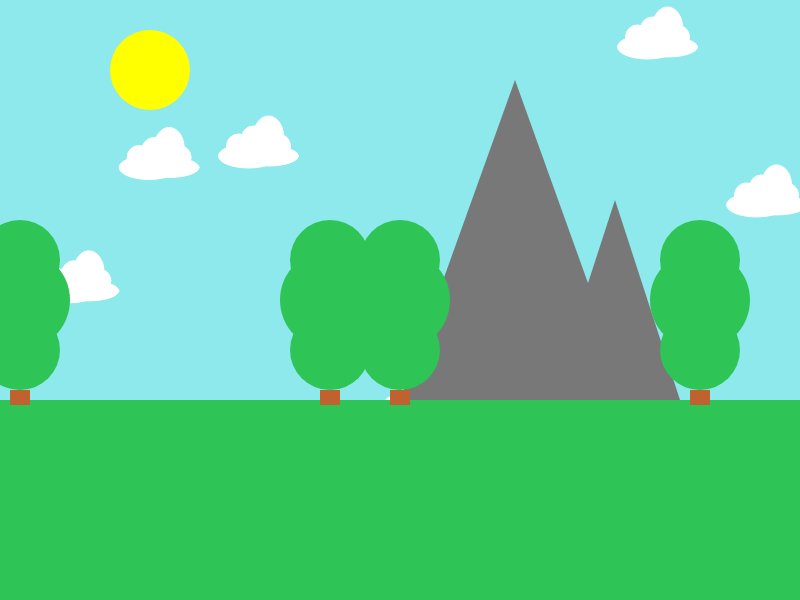
Frame 1 (no input)
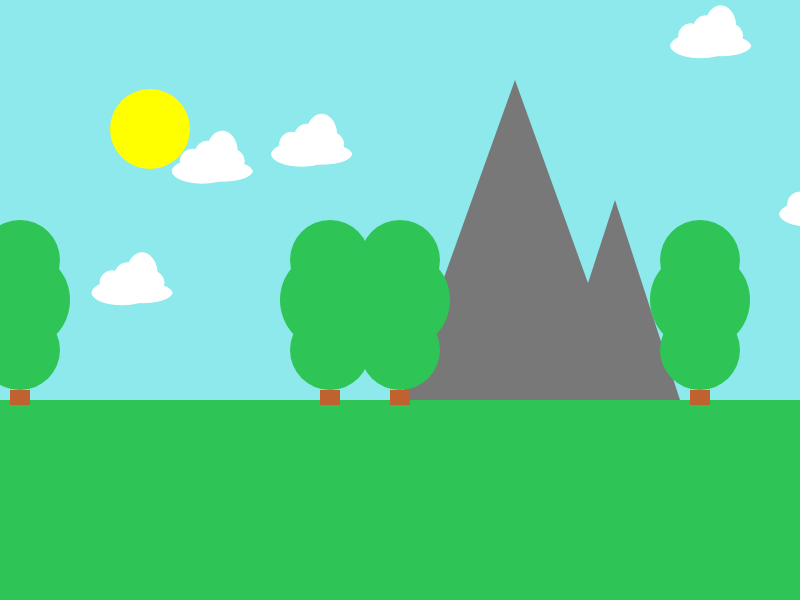
Frame 60 (no input)
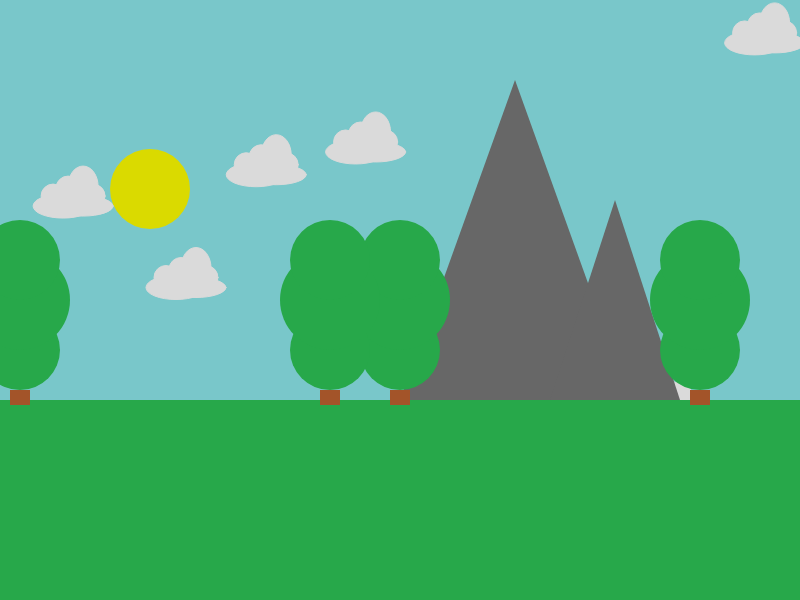
Frame 120 (the mouse pressed at the canvas centre since frame 60)

The p5.js sketch that drew these frames (run headless with seeded random() and noise() and a simulated clock; from frame 60 on, the mouse is pressed at the canvas centre):

// p5.js sketch
// ── sketch.js
var groundHeight;
var mountain1;
var mountain2;

var tree;

var moon;

var sun;

var darkness;
var brightness; 

let ySpeed = 1;
let mSpeed = 1;

var clouds = [];


colors = ["#8EE9EC", "#FFB300", "#071C71"];

function setup()
{
	createCanvas(800, 600);
    
    let r = random(0,15);
    for (var i = 0; i < r; i++) {
        clouds[i] = new Cloud(); 
    }
	//set the groundHeight proportional to the canvas size
	groundHeight = (height / 3) * 2;

	mountain1 = {
		x: 400,
		y: groundHeight,
		height: 320,
		width: 230
	};
	mountain2 = {
		x: 550,
		y: groundHeight,
		height: 200,
		width: 130
	};

	//initalise the tree object
	tree = {
		x: 150,
		y: groundHeight + 20,
		trunkWidth: 40,
		trunkHeight: 150,
		canopyWidth: 120,
		canopyHeight: 100
	};

    //initalise the sun 
	sun = {
		x: 150,
		y: 70,
		diameter: 80,
	};

    moon = {
        x: 650,
        y: 530,
        diameter: 80,
    };

	//set the initial darkness
	darkness = 0;
}


function draw()
{
	//draw the sky
	background(colors[0]);
    if (sun.y == 70 || sun.y < 230) {
        background(colors[0]);
    } else if (sun.y > 230 && sun.y < 300) {
        background(colors[1]);
    } else {
        background(colors[2]);
    }
    
	noStroke();

	//draw the sun
	fill(255, 255, 0);
	ellipse(sun.x, sun.y, sun.diameter);

    // SUN MOVEMENT
    if (sun.y > 530) {
        ySpeed = -ySpeed;
    } else if (sun.y < 70){
        ySpeed = Math.abs(ySpeed);
    }
    sun.y = sun.y + ySpeed;
    
    
    fill(232,232,232);
    ellipse(moon.x, moon.y, moon.diameter);
    
    // MOON MOVEMENT 
    if (moon.y > 530){
        mSpeed = -mSpeed;
    } else if (moon.y < 70){
        mSpeed = Math.abs(mSpeed);
    }
    moon.y = moon.y + mSpeed;
    
    let xPos=350;
    let yPos=350;
    // stars
    if (moon.y < height/2){
        stroke('silver');
        strokeWeight(1)
        line(xPos-293,yPos-29,xPos-280,yPos-39);
        strokeWeight(1.2)
        line(xPos-225,yPos-217,xPos-205,yPos-237);
        strokeWeight(1.1)
        line(xPos+363,yPos-239,xPos+387,yPos-255);
        strokeWeight(1.33)
        line(xPos+94,yPos-100,xPos+127,yPos-113);
        strokeWeight(0.8)
        line(xPos+427,yPos+50,xPos+463,yPos+25);
        strokeWeight(0.33)
        line(xPos-161,yPos+39,xPos-127,yPos+17);
        strokeWeight(1.13)
        line(xPos+367,yPos-93,xPos+407,yPos-117);
        
        // stars
        noStroke();
        fill(248,248,248);
        ellipse(200, 20, 10,10);
        ellipse(450, 240, 10,10);
        ellipse(60, 40,5,5);
        ellipse(660, 70, 10,10);
        ellipse(240, 120, 8,8);
        ellipse(240, 120, 8,8);
        ellipse(550, 300, 5,5);
        ellipse(160, 140, 10,10);
        ellipse(680, 170, 10,10);
        ellipse(50, 30, 10,10);
        ellipse(450, 540, 10,10);
        ellipse(60, 120, 5,5);
        ellipse(550, 30, 10,10);
        ellipse(160, 40, 10,10);
        ellipse(680, 50, 5,5);
        ellipse(380, 250, 5,5);
        ellipse(360, 220, 10,10);
        ellipse(180, 250, 8,8);
    }
    
    for (var i = 0; i < clouds.length; i++) {
        clouds[i].move();
        clouds[i].display();
    }
    
    noStroke();
    
    //draw the mountains
	fill(120);
	triangle(mountain1.x, mountain1.y,
		mountain1.x + mountain1.width, mountain1.y,
		mountain1.x + (mountain1.width / 2), mountain1.y - mountain1.height);

	triangle(mountain2.x, mountain2.y,
		mountain2.x + mountain2.width, mountain2.y,
		mountain2.x + (mountain2.width / 2), mountain2.y - mountain2.height);
    
    
	colorGround = ["#2EC456", "#B8C13A", "#455B4B"];
    if (sun.y == 70 || sun.y < 230) {
        fill(colorGround[0]);
    } else if (sun.y > 230 && sun.y < 300) {
        fill(colorGround[1]);
    } else {
        fill(colorGround[2]);
    }
	rect(0, groundHeight, width, height - groundHeight);8
    
    //draw the tree
//    ellipse(400,350,80,80);
//    ellipse(400,300,100,100);
//    ellipse(400,260,80,80);
//    fill("#BF6230");
//    rect(395,390,20,15);
    Tree(400,350);
    Tree(20,350);
    Tree(700,350);
    Tree(330,350);
    
    
    fill("#BF6230");
    rect(390,390,20,15);
    rect(10,390,20,15);
    rect(690,390,20,15);
    rect(320,390,20,15);
    
    fill(0, 0, 0, darkness+mouseY/8);
    rect(0, 0, 800, 600);
    fill(255, 255, 120, mouseY/4);

}

function Tree(xTree, yTree){
    x = xTree;
    y = yTree;
    
    ellipse(x,y,80,80);
    ellipse(x,y-50,100,100);
    ellipse(x,y-90,80,80);
}

function Cloud(){
  this.x = random(0, width);
  this.y = random(0, height);
  
  this.display = function() {
   stroke(255);
    strokeWeight(1);
    fill(255);
    ellipse(this.x, this.y, 24, 24);
    ellipse(this.x+10,this.y+10,60,24);
    ellipse(this.x+30,this.y+10,60,20);
    ellipse(this.x+30,this.y-10,30,40);
    ellipse(this.x+15,this.y-8,24,24);
    ellipse(this.x+40,this.y,24,24);
  }
  
  this.move = function() {
    this.x = this.x += 0.9 ;
    this.y = this.y + random(-1, 1);
    
    if(this.x >= width){
    this.x = 0;
    }
  }
}

function mouseClick(){
  clouds.push(new Cloud());
}
